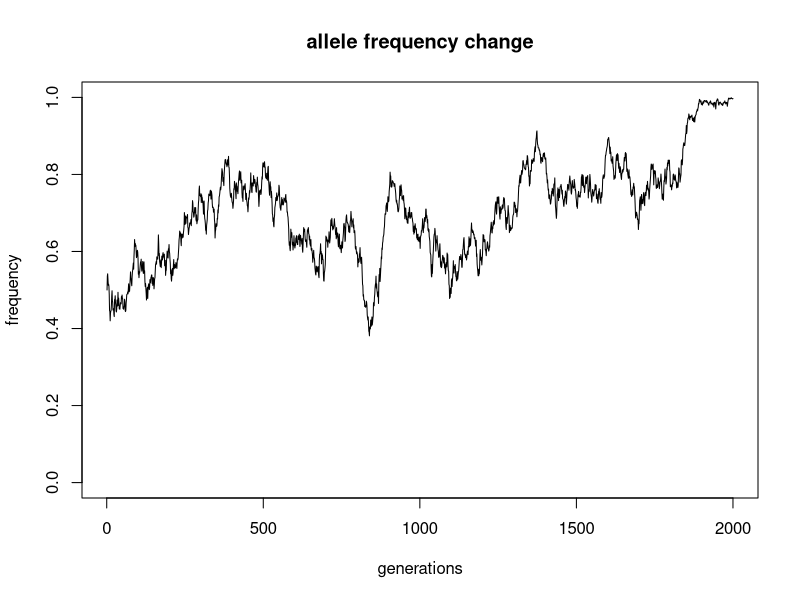
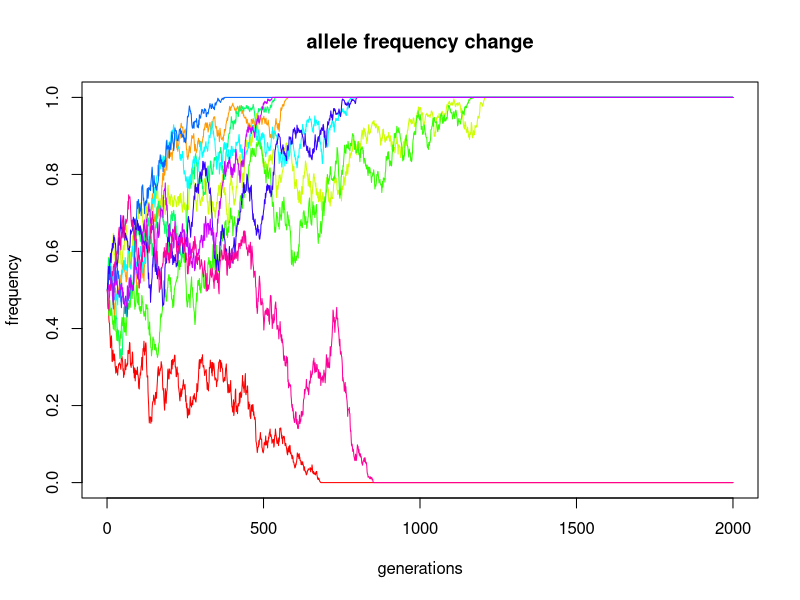
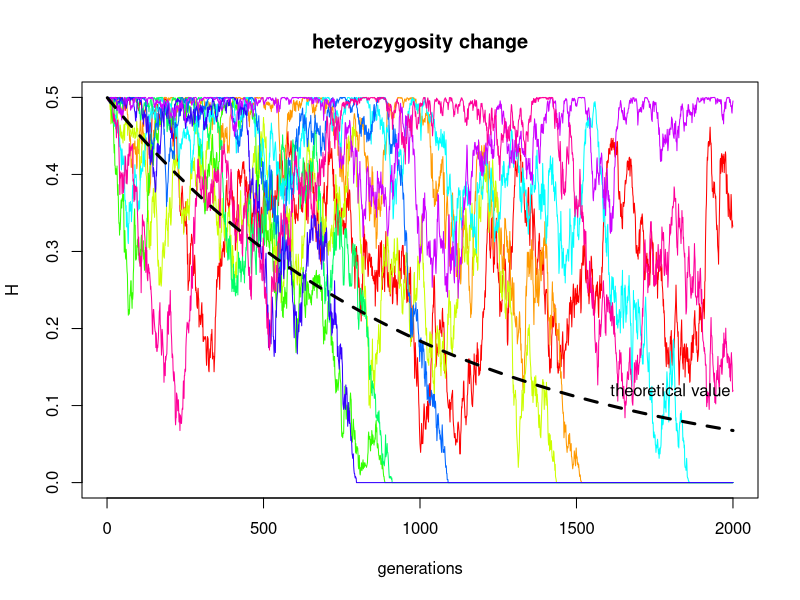

These figures' R source, in order:
# Genetic Drift

# Create a haploid population of 1000 individuals with alleles 0 or 1
N <- 1000
pop <- rep(0:1, each = N/2)

# define an allele frequency vector (allele 0) over 2000 generations
ngen <- 2000
p <- numeric(ngen)

# the frequency of the allele 0 in the first generation (parental)
## will be the first element of our vector p:
p[1] <- mean(pop == 0)

# For each of the next generations, calculate the allele frequency:
for(i in 2:ngen) {
  
  # the next generation is a random sample of the parental pop:
  pop <- sample(pop, replace = TRUE)
  
  # allele frequency in the ith generation
  p[i] <- mean(pop == 0)
}

# Plot
plot(p, type = "l", ylim = c(0, 1), 
     xlab = "generations", ylab = "frequency", 
     main = "allele frequency change")

# Now, let's do the same for multiple populations
plot(NA, type = "n", xlim = c(0, ngen), ylim = c(0, 1),
     xlab = "generations", ylab = "frequency", 
     main = "allele frequency change")

# for each population (N = 10)
for(i in 1:10) {
  
  pop <- rep(0:1, each = N/2)
  p <- numeric(ngen)
  p[1] <- mean(pop == 0)

  for(j in 2:ngen) {
    pop <- sample(pop, replace = TRUE)
    p[j] <- mean(pop == 0)
  }
  
  lines(p, type = "l", col = rainbow(10)[i])
}


# Now, instead of the allele frequency, let's plot the heterozygosity

# call the plot function
plot(NA, type = "n", xlim = c(0, ngen), ylim = c(0, 0.5),
     xlab = "generations", ylab = "H", main = "heterozygosity change")

# for each population (N = 10)
for(i in 1:10) {
  
  pop <- rep(0:1, each = N/2)
  p <- numeric(2000)
  p[1] <- mean(pop == 0)
  
  for(j in 2:ngen) {
    pop <- sample(pop, replace = TRUE)
    p[j] <- mean(pop == 0)
  }
  
  # calculate the heterozygosity
  H <- 2*p*(1-p)
  
  # plot
  lines(H, type = "l", col = rainbow(10)[i])
}

# Let's also draw the line of the theoretical decrease in the heterozygosity
hetz <- numeric(ngen)

for(i in 1:ngen) {
  hetz[i] <- 0.5 * (1-(1/N))^i
}

# vectorized alternative:
hetz <- 0.5 * (1-(1/N))^(1:ngen)

# add theoretical line to the plot
lines(hetz, lty = 2, lwd = 3)
text(x = 1800, y = 0.12, labels = "theoretical value")
